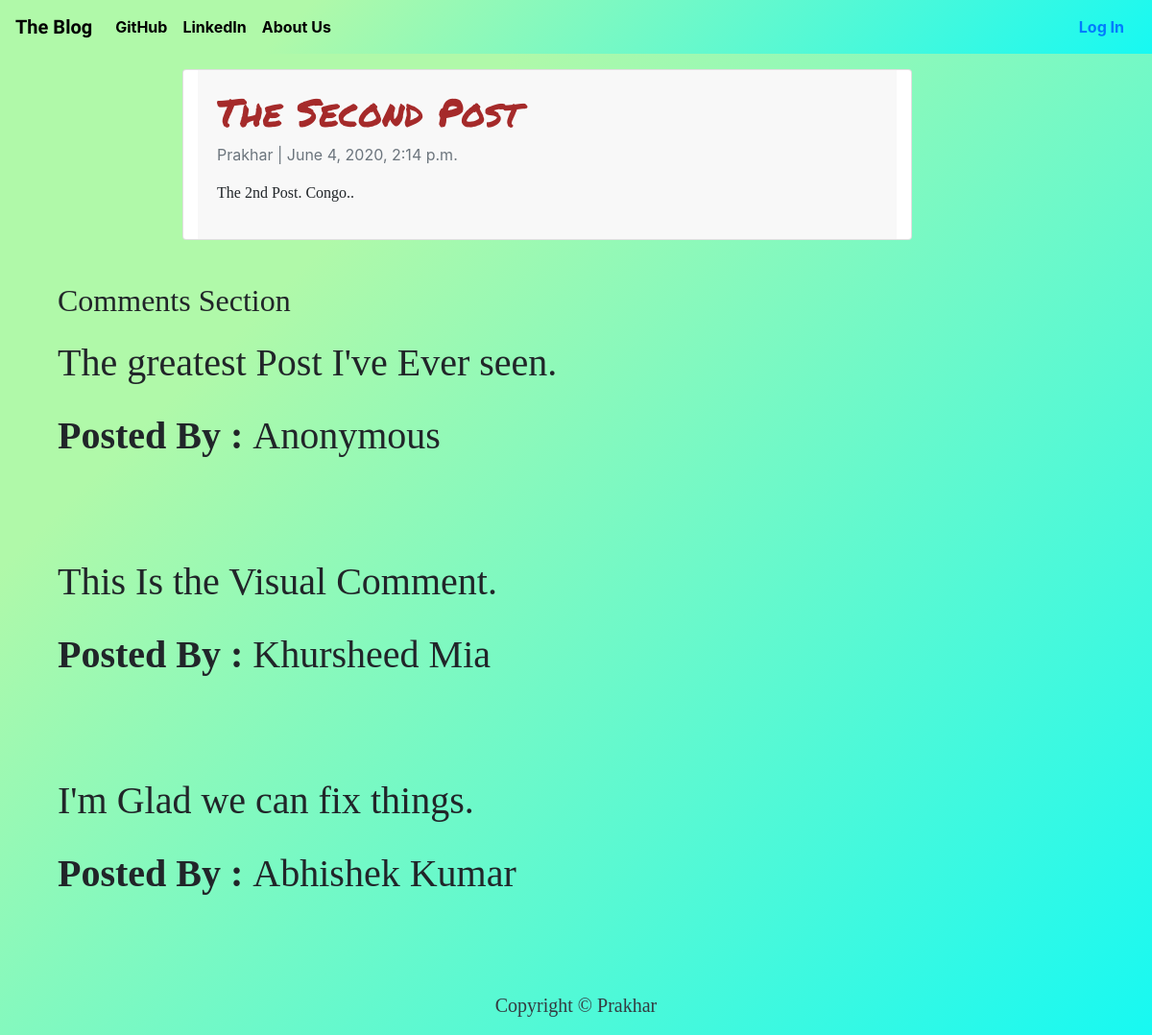
Page /blog/the_second_post on the committed database.
### basic_app/models.py (models this page shows, shortened)
class Post(models.Model):
    title = models.CharField(max_length=200, unique=True)
    slug = models.SlugField(max_length=200, unique=True)
    author = models.ForeignKey(User, on_delete= models.CASCADE,related_name='blog_posts')
    content = models.TextField()
    created_on = models.DateTimeField(auto_now_add=True)
    status = models.IntegerField(choices=STATUS, default=0)
    class Meta:
        ordering = ['-created_on']

class Comment(models.Model):
    post = models.ForeignKey(Post,on_delete=models.CASCADE,related_name='comments')
    name = models.CharField(max_length=80)
    email = models.EmailField()
    body = models.TextField()
    created_on = models.DateTimeField(auto_now_add=True)
    active = models.BooleanField(default=False)
    class Meta:
        ordering = ['created_on']

### basic_app/views.py (the view)
# urls.py: path('<slug:slug>', views.PostDetail.as_view(),name='post_detail'),
class PostDetail(DetailView):
    model = Post
    template_name = 'basic_app/post_detail.html'

### basic_app/templates/basic_app/post_detail.html
{% extends 'basic_app/base.html' %}
{% block body_block %}
    <div class="row">
        <div class="col-md-8 card mb-4 mt-3 left top">
            <div class="card-body">
                <h1 class="detail_title">{{ post.title }}</h1>
                <p class=" text-muted">{{ post.author }} | {{ post.created_on }}</p>
                <p class="detail_text">{{ post.content | safe }}</p>
            </div>
        </div>
    </div>
    <div class="comment_section">
        <div class="container">
            <h2 class="comment-heading">Comments Section</h2>
            {% for comment in post.comments.all %}
                <div>
                    <p>{{ comment.body|safe|linebreaks }}</p>
                    <p><b>Posted By : </b>{{ comment.name }}</p>
                    <br>
                </div>
            {% endfor %}
        </div>
    </div>
{% endblock body_block %}

### basic_app/templates/basic_app/base.html (style rules this page uses)
.card-body { background-color: rgba(245, 245, 245, 0.671); }
body { background-color: #17f9f2; background-image: linear-gradient(315deg, #17f9f2 0%, #b0f9a9 74%); }
.left { margin-left: 160px; position: static; }
.detail_title { color: brown; font-family: 'Permanent Marker', cursive; }
.detail_text { font-family: 'Merriweather', serif; }
.comment_section { font-family: 'Pacifico', cursive; font-size:40px; margin-top: 20px; }

### rows in the picture
Post: title "The Second Post", author "Prakhar", created_on "June 4, 2020, 2:14 p.m.", content "The 2nd Post. Congo.."
Comment: body "The greatest Post I've Ever seen.", name "Anonymous"
Comment: body "This Is the Visual Comment.", name "Khursheed Mia"
Comment: body "I'm Glad we can fix things.", name "Abhishek Kumar"
